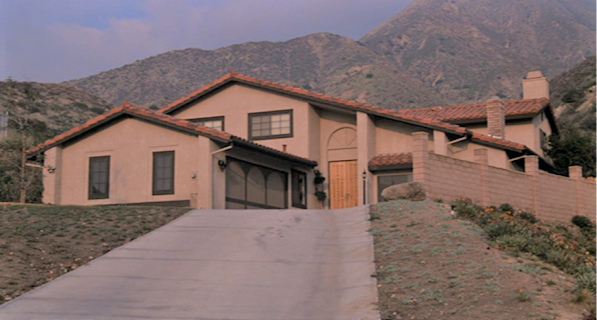
#> input picture Image1.jpg, 597 x 320 px, given in place of left.jpg, which was not available
$ jupyter execute --allow-errors 'VI practical.ipynb'   (shell and % lines are left out)   (text cells are left out)
#> lines starting #> are read from the running program, lines starting #| are printed output that depends on the picture; after the words box and inside, x2 and y2 are one past the last pixel; in counts of white or black regions, pixels touching at a corner belong together; pictures that were not available may be replaced by others from this repository, and a replacement may not be noted
[cell 1]
import cv2
import numpy as np
import matplotlib.pyplot as plt

[cell 2]
# Load the images
img1_color=cv2.imread('./left.jpg')# Query image
#> img1_color is the input picture: shape (320, 597, 3); mean B, G, R 106.1, 108.6, 128
img2_color=cv2.imread('./right.jpg')# train image
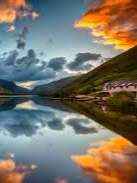
#> input picture right.jpg, 137 x 183 px
#> img2_color is the input picture: shape (183, 137, 3); mean B, G, R 101.8, 114.5, 121.1

[cell 3]
# Convert to grayscale
img1=cv2.cvtColor(img1_color,cv2.COLOR_BGR2GRAY)
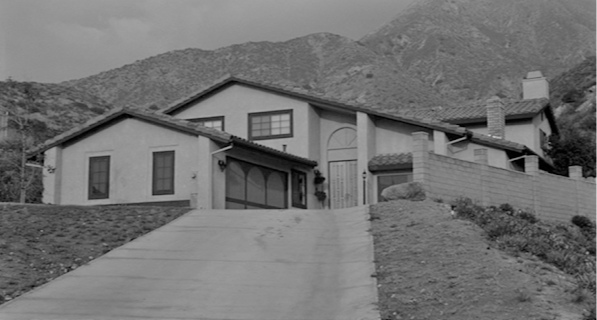
#> img1: shape (320, 597); min 0, max 207, mean 114.1
img2=cv2.cvtColor(img2_color,cv2.COLOR_BGR2GRAY)
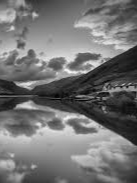
#> img2: shape (183, 137); min 2, max 248, mean 115

[cell 4]
# Initialize the SIFT detectoe
sift=cv2.SIFT_create()

[cell 5]
# Detect the keypoints and compute desciptors
kp1, des1 =sift.detectAndCompute(img1, None)
#> kp1 = 1052 keypoints; strongest (x, y, size): (527, 151, 5.5), (450, 136, 6.7), (511, 120, 8.4), (587, 253, 1.8)
kp2, des2 =sift.detectAndCompute(img2, None)
#> kp2 = 278 keypoints; strongest (x, y, size): (27, 105, 6.3), (27, 85, 6), (95, 64, 5.6), (85, 72, 2.7)

[cell 6]
# FLANN parameters and matcher setup
FLANN_INDEX_KDTREE=1
index_params = dict(algorithm=FLANN_INDEX_KDTREE, trees=5)
search_params = dict(checks=50)

[cell 7]
flann=cv2.FlannBasedMatcher(index_params, search_params)

[cell 8]
# Match Descriptors using KNN
matches=flann.knnMatch(des1, des2, k=2)
#> matches = 1052 matches

[cell 9]
# Ratio Test to keep good matches
good=[]
for m, n in matches:
    if m.distance<0.7*n.distance:
        good.append(m)
#> after the loop, good = 5 matches

[cell 10]
# Extracting locations of good matches
points1 = np.zeros((len(good), 2), dtype=np.float32)
#> points1 = [[0, 0], [0, 0], [0, 0], [0, 0], [0, 0]]
points2 = np.zeros((len(good), 2), dtype=np.float32)
#> points2 = [[0, 0], [0, 0], [0, 0], [0, 0], [0, 0]]

for i, match in enumerate(good):
    points1[i,:] = kp1[match.queryIdx].pt
    points2[i,:] = kp2[match.trainIdx].pt
#> this loop made 5 passes
#> after the loop, points1 = [[45.91, 152.4], [303, 182.8], [467.6, 201.1], [566.6, 174.6], [582.5, 217.6]]; points2 = [[29.84, 88.33], [83.27, 103.5], [52.68, 59.49], [104.3, 158.8], [52.68, 59.49]]

[cell 11]
# find the homography using RANSAC, only if there are enough points
if len(points1) >= 4 and len(points2) >= 4:
    H, status = cv2.findHomography(points1, points2, cv2.RANSAC, 5.0)
#> status = [0, 0, 0, 0, 0]
else:
    print("Not enough points to calculate homography.")
    status = None

[cell 12]
#create new image thatputs two images side by side
height = max(img1_color.shape[0], img2_color.shape[0])
#> height = 320
width = img1_color.shape[1] + img2_color.shape[1]
#> width = 734
output = np.zeros((height, width, 3), dtype=np.uint8)

[cell 13]
#place both images withing this new image
output[0:img1_color.shape[0], 0:img1_color.shape[1]] = img1_color
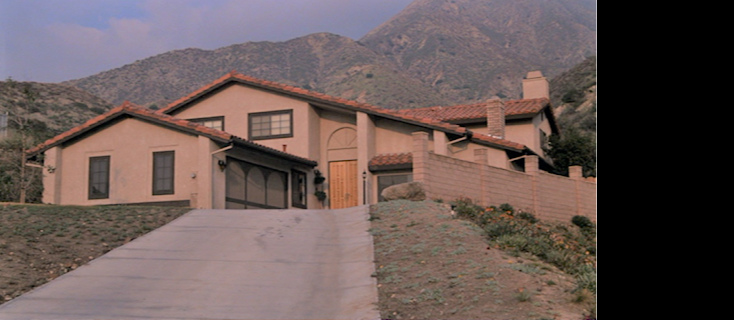
#> output: shape (320, 734, 3); mean B, G, R 86.3, 88.3, 104.1
output[0:img2_color.shape[0], img1_color.shape[1]:img1_color.shape[1]+img2_color.shape[1]] = img2_color
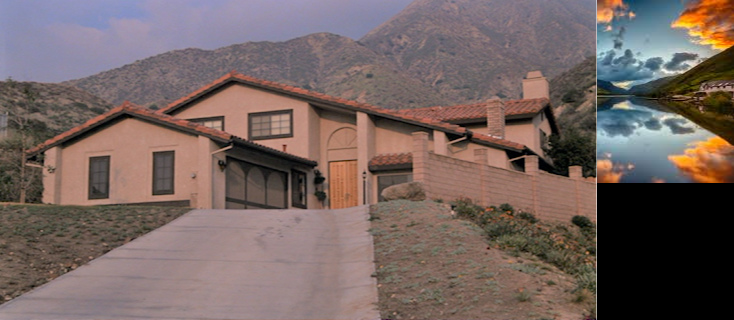
#> output: shape (320, 734, 3); 10.67% of pixels changed, all inside (x1, y1, x2, y2) = (597, 0, 734, 183)

[cell 14]
# Draw Lines Between the matchinh points
for i, (m,color) in enumerate(zip(good, np.random.randint(0,255,(len(good),3)))):
    if status[i]:
        plt1=tuple(map(int,kp1[m.queryIdx].pt))
        plt2=tuple(map(int,kp2[m.trainIdx].pt))
        pt2=(pt2[0]+img1_color.shape[1],pt2[1])

        cv2.line(output, pt1, pt2, color.tolist(), 2)
#> this loop made 5 passes
#> color on passes 1 to 5: [172, 47, 117], [192, 67, 251], [195, 103, 9], [211, 21, 242], [36, 87, 70]

# convert the result to RGB for matplotlib display and show the final image
#> (the rest of this cell did not finish here and is left out)
